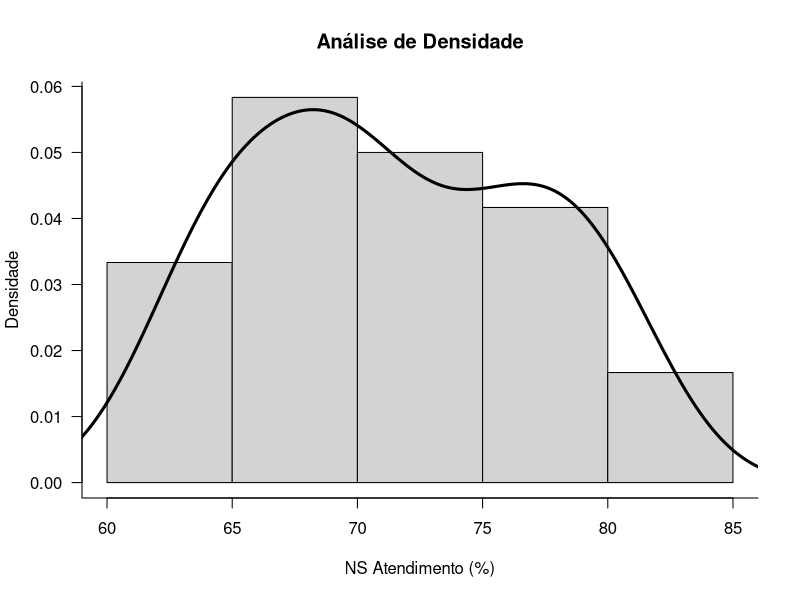
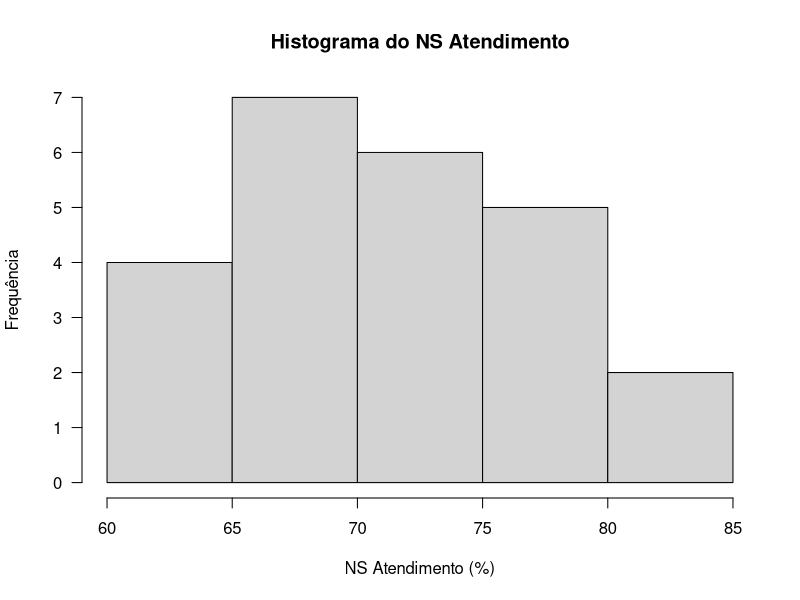
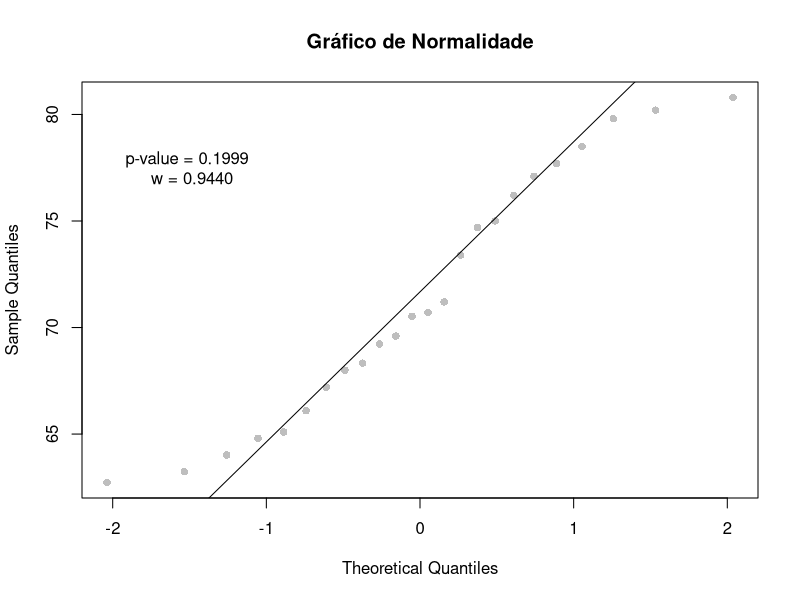
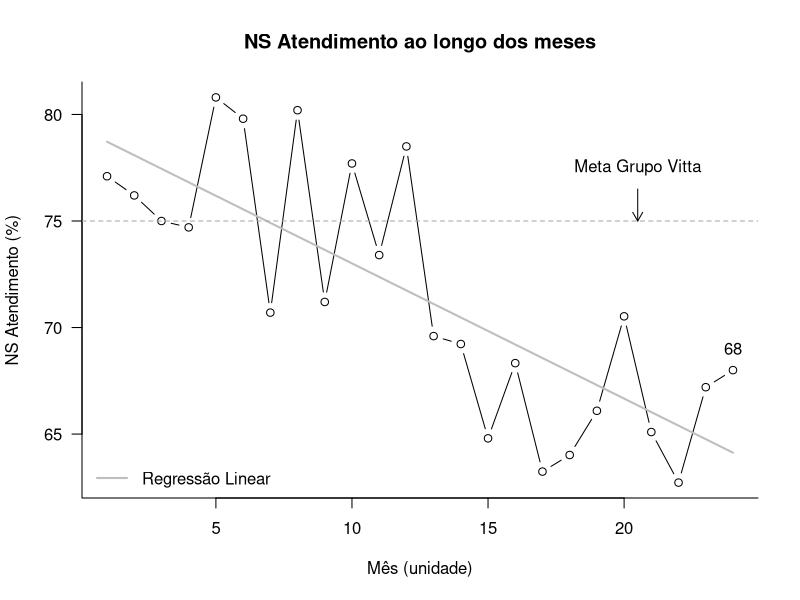
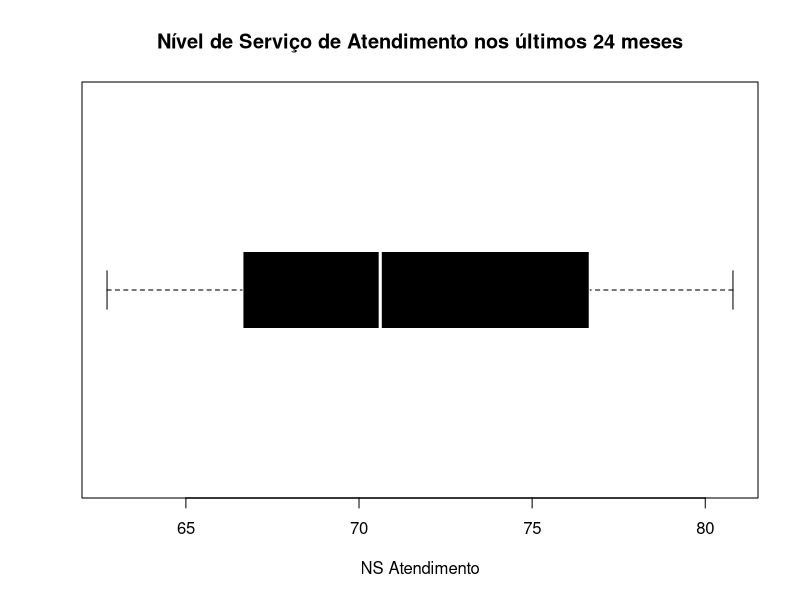

The R source for these figures, in order:
## ---- chunk 1
library(readxl)
dados <- read_xlsx(path = "Dados_Measure.xlsx")
listaNS <- as.list(dados["NS atendimento"])
## ---- chunk 2
summary(dados["NS atendimento"])
## ---- chunk 3
sd(dados$`NS atendimento`)

## ---- chunk 4
hist(dados$`NS atendimento`, 
     main = "Análise de Densidade", 
     xlab = "NS Atendimento (%)", 
     ylab = "Densidade", 
     prob = T, 
     las = 1)
lines(density(dados$`NS atendimento`), lwd = 3)
box(bty = "l")
## ---- chunk 5
hist(dados$`NS atendimento`, 
     main = "Histograma do NS Atendimento", 
     xlab = "NS Atendimento (%)", 
     ylab = "Frequência", 
     prob = F, 
     las = 1)

## ---- chunk 6
# Teste de Normalidade
result <- shapiro.test(dados$`NS atendimento`)

#plotando o gráfico de normalidade
qqnorm(dados$`NS atendimento`, 
       col = 'gray', 
       pch = 16, 
       main = NULL)
qqline(dados$`NS atendimento`)
title("Gráfico de Normalidade")

text(x = -1.5, y = 77.5, 
     labels = sprintf("p-value = %.4f \n w = %.4f", result$p.value, result$statistic))

## ---- chunk 7
lm(dados$`NS atendimento` ~ dados$Mês)
# ypretido <- predict(modelo_linear)
## ---- chunk 8
# Plotando o gráfico na cor preta, sem a caixa ao seu redor, Definindo o nome dos eixos
plot(dados, type = "b", main = "NS Atendimento ao longo dos meses", col = "black", bty="n", xlab="Mês (unidade)", ylab="NS Atendimento (%)", xaxt = "n", yaxt = "n")

# Adicionando a regressão linear ao gráfico
lines(x = dados$Mês, y = predict(lm(dados$`NS atendimento` ~ dados$Mês)), col = "gray", lty = 1, lwd = 2)

# Definindo o redor do gráfico (em formato de L)
box(bty = "l")

# Definindo as posições dos elementos dos eixos
axis(side = 1, las = 1)
axis(side = 2, las = 1)

# Definindo a legenda da regressão
legend(x = "bottomleft", 
       legend = "Regressão Linear", 
       lty = 1, 
       lwd = 2, 
       bty = "n", 
       col = "gray")

# Inserindo a linha da meta, a seta e o texto
abline(h = 75, 
       lty = 2, 
       col= "darkgray")
arrows(x0 = 20.5, y0 = 76.5, 
       x1 = 20.5, y1 = 75, 
       length = 0.1)
text(x = 20.5, y = 77.5, 
     labels = "Meta Grupo Vitta")
text(x = 24, y = 69, labels = "68")
## ---- chunk 9

bp <- boxplot(dados["NS atendimento"], 
        main = "Nível de Serviço de Atendimento nos últimos 24 meses", 
        bty = "n", 
        xlab = "NS Atendimento", 
        horizontal = T, 
        border = "white", 
        whiskcol = "black", 
        staplecol = "black", 
        outcol = "black", 
        col = "black", 
        outpch = 19, 
        boxwex = 0.4, 
        range = 0)

## ---- chunk 10
bp$stats
